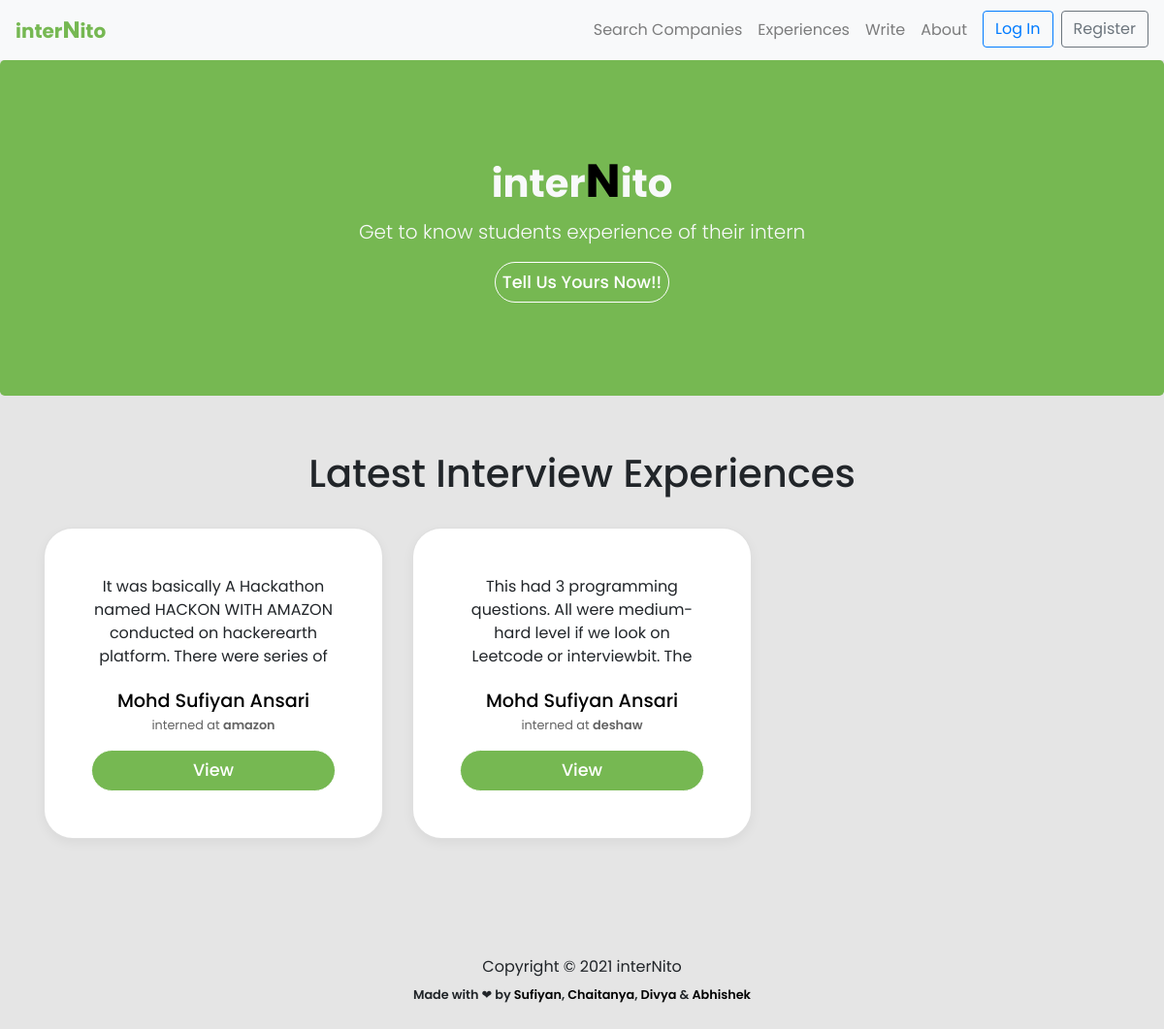
The page / on the database its author committed.
### experience/models.py (models this page shows, shortened)
class Experience(models.Model):
    user = models.ForeignKey(User, on_delete = models.CASCADE)
    name = models.CharField(max_length=80)
    branch = models.CharField(max_length=255,blank=True)
    cgpa_cutoff = models.FloatField(blank=True)
    resume = models.TextField(blank=True)
    batch = models.CharField(max_length=255, blank=True)
    company = models.CharField(max_length=255,blank=False)
    summary = models.TextField(blank=False)
    period = models.CharField(max_length=255,blank=False)
    ot_summary = models.TextField(blank = True)
    ot_question1 = models.TextField(blank = True, null = True)
    ot_question1_link = models.TextField(blank = True, null = True, default = 'NONE')
    ot_question2 = models.TextField(blank = True, null = True)
    ot_question2_link = models.TextField(blank = True, null = True)
    ot_question3 = models.TextField(blank = True, null = True)
    ot_question3_link = models.TextField(blank = True, null = True)
    ot_question4 = models.TextField(blank = True, null = True)
    ot_question4_link = models.TextField(blank = True, null = True)
    round1_details = models.TextField(blank = True, null = True)
    round2_details = models.TextField(blank = True, null = True)
    round3_details = models.TextField(blank = True, null = True)
    final_summary = models.TextField(blank = True, null = True)

### experience/views.py (the view)
# urls.py: path('', views.home,name='home'),
def home(request):
    responses = Experience.objects.all().order_by('-id')[:3]
    return render(request, 'home.html',{'responses':responses})

### templates/home.html (shortened to what this page needs)
{% extends 'base.html' %}
{% load static %}
{% block content %}
<link rel="stylesheet" href="{% static 'css/experience.css' %}" />
<main role="main">
  <section class="jumbotron text-center bg-lime">
    <div class="container text-light">
      <h1><strong>inter<big style="color: black;">N</big>ito</strong></h1>
      <p class="mt-2 lead text-light">
        Get to know students experience of their intern
      </p>
      <a class="btn view-btn" href="{% url 'write'%}">
          Tell Us Yours Now!!
      </a>
    </div>
  </section>
    <div class="album py-5 bg-lime-invert">
    <div class="container">
      <h1 class="mb-4">
        <div class="head p-2" style="text-align: center;">Latest Interview Experiences</div>
      </h1>
      <div class="row">
        {% for response in responses %}
        <div class="col-md-4">
          <div class="card mb-4 box-shadow">
            <div class="card-body p-5 summary-parent">
              <p
                class="card-text summary summary-text"
                style="height: 10ch; text-overflow: ellipsis; overflow: hidden"
              >
                {{response.summary }}
              </p>
              <p class="card-text name">
                <a href="{% url 'profile' response.user.username %}">{{response.name}}</a>
              </p>
              <p class="card-text company capitalize">
                interned at <strong>{{response.company}}</strong>
              </p>
              <a href="{% url  'post' response.pk %}"
                type="button"
                class="
                  btn btn-sm btn-outline-secondary
                  view-btn
                  w-100
                  text-center
                ">
                View
              </a>
            </div>
          </div>
        </div>
        {% endfor %}
      </div>
    </div>
  </div>
</main>
{% endblock content %}

### static/css/album.css (style rules this page uses)
main { font-family: "Poppins", sans-serif !important; }
:root { --jumbotron-padding-y: 3rem; }
.jumbotron { padding-top: var(--jumbotron-padding-y); padding-bottom: var(--jumbotron-padding-y); margin-bottom: 0; background-color: #76b852; }
@media (min-width: 768px) { .jumbotron { padding-top: calc(var(--jumbotron-padding-y) * 2); padding-bottom: calc(var(--jumbotron-padding-y) * 2); } }
.jumbotron .container { max-width: 40rem; }
.box-shadow { box-shadow: 0 0.25rem 0.75rem rgba(0, 0, 0, 0.05); }

### static/css/experience.css (style rules this page uses)
* { font-family: "Poppins", sans-serif; }
body { background-color: #e5e5e5; }
.card { background-color: white; border-radius: 30px; }
.card-text { text-align: center; }
.name { font-weight: 500; margin-bottom: 0px; font-size: 1.2rem; }
.company { font-size: 0.8rem; text-transform: lowercase; color: rgb(99, 99, 99); }
.company strong { font-weight: 600; }
.view-btn { padding: 7px; font-weight: 500; font-size: 1.1rem; color: #76b852; background-color: white; border-radius: 45px; border: 1px solid #76b852; }

### templates/home.html (style rules this page uses)
.card { background-color: white; border-radius: 30px; }
.card-text { text-align: center; }
.name { font-weight: 500; margin-bottom: 0px; font-size: 1.2rem; }
.company { font-size: 0.8rem; text-transform: lowercase; color: rgb(99, 99, 99); }
.company strong { font-weight: 600; }
.view-btn { font-weight: 500; font-size: 1.1rem; color: white; background-color: #76b852; border-radius: 45px; border: 1px solid white; }

### templates/base.html (style rules this page uses)
a, a:focus { text-decoration: none; color: black; }

### rows shown on the page
Experience: summary "It was basically A Hackathon named HACKON WITH AMAZON conducted on hackerearth platform. There were series of…", name "Mohd Sufiyan Ansari", company "amazon"
Experience: summary "This had 3 programming questions. All were medium-hard level if we look on Leetcode or interviewbit. The…", name "Mohd Sufiyan Ansari", company "deshaw"
